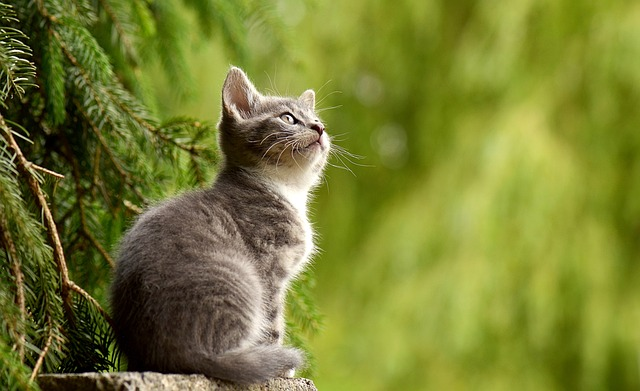
#> input picture Untitled Folder 6/OpenCV/img.jpg, 640 x 391 px
$ jupyter execute '14. 이미지 변환(팽창).ipynb'
#> lines starting #> are read from the running program, lines starting #| are printed output that depends on the picture
# 14. 이미지 변환(팽창)

## 이미지를 확장하여 작은 구멍을 채운다.
흰색 영역의 외곽 픽셀 주변에 흰색을 채운다.

[cell 1]
import cv2
import numpy as np

kernel = np.ones((3,3), dtype= np.uint8)
#kernel


img = cv2.imread('img.jpg', cv2.IMREAD_GRAYSCALE)
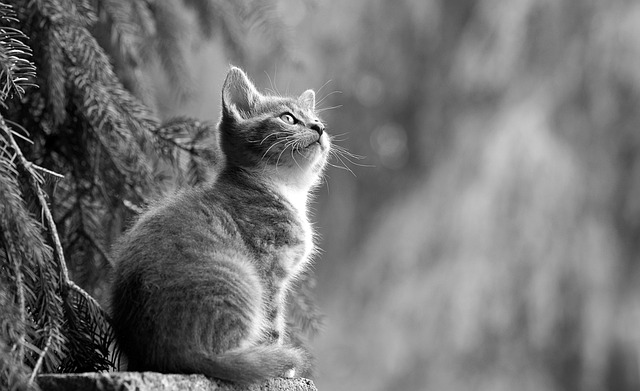
#> img: shape (391, 640); min 0, max 255, mean 115.1
dilate1 = cv2.dilate(img, kernel, iterations=1) #반복횟수 = iterations
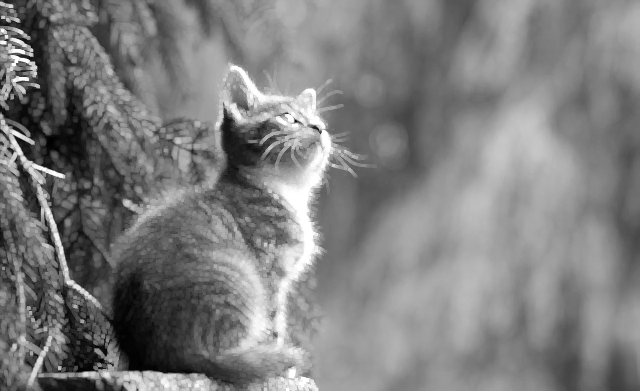
#> dilate1: shape (391, 640); min 0, max 255, mean 126.2
dilate2 = cv2.dilate(img, kernel, iterations=2)
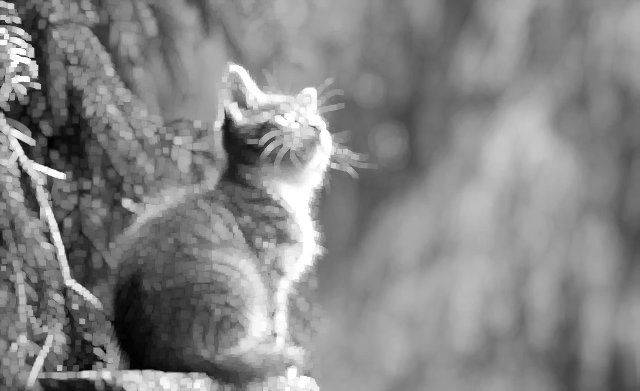
#> dilate2: shape (391, 640); min 1, max 255, mean 133.4
dilate3 = cv2.dilate(img, kernel, iterations=3)
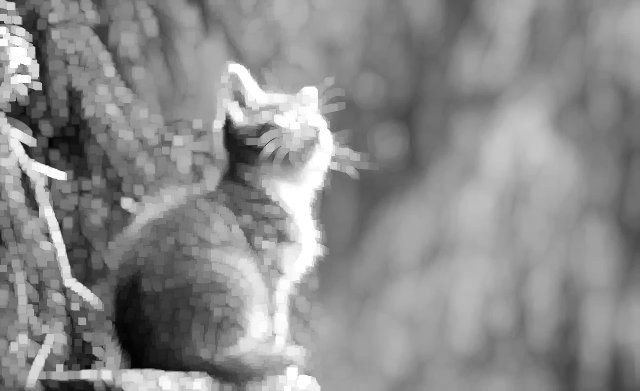
#> dilate3: shape (391, 640); min 3, max 255, mean 139


cv2.imshow('gray', img)
cv2.imshow('dilate1', dilate1)
cv2.imshow('dilate2', dilate2)
cv2.imshow('dilate3', dilate3)
cv2.waitKey(0)
cv2.destroyAllWindows()
